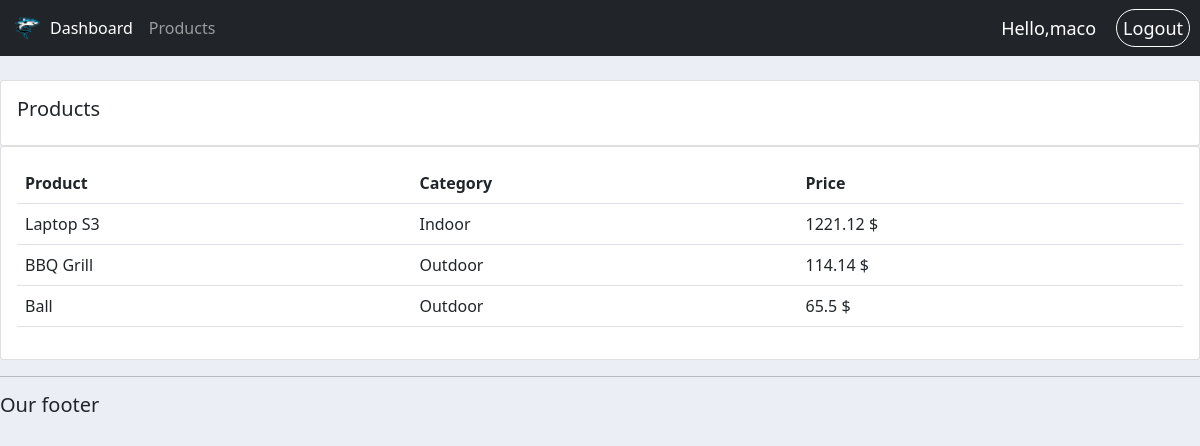
Screenshot of /products/ (signed in) with the database file from the repository.
### accounts/models.py (models this page shows, shortened)
class Product(models.Model):
	CATAGORY = (
			('Indoor', 'Indoor'),
			('Outdoor', 'Outdoor'),
		)
	name = models.CharField(max_length=200, null=True)
	price = models.FloatField(null=True)
	description = models.CharField(max_length=200, null=True, blank=True)
	date_created = models.DateTimeField(auto_now_add=True)
	category = models.CharField(max_length=200, null=True, choices=CATAGORY)
	tags = models.ManyToManyField(Tag)

### accounts/views.py (the view)
# urls.py: path('products/', views.products, name="products"),
@login_required(login_url='login')
def products(request):
	products = Product.objects.all()
	return render(request, 'accounts/products.html',{
			'products': products,
		})

### accounts/templates/accounts/products.html
{% extends 'accounts/main.html' %}
{% block content %}
<br>
<div class="row">
	<div class="col-md">
		<div class="card card-body">
			<h5>Products</h5>
		</div>
		<div class="card card-body">
			<table class="table">
				<tr>
					<th>Product</th>
					<th>Category</th>
					<th>Price</th>
				</tr>
				{% for product in products %}
					<tr>
						<td>{{product.name}}</td>
						<td>{{product.category}}</td>
						<td>{{product.price}} $</td>
					</tr>
				{% endfor%}
			</table>
		</div>
	</div>
</div>
{% endblock %}

### accounts/templates/accounts/navbar.html (shortened to what this page needs)
{% load static %}
<nav class="navbar navbar-expand-lg navbar-dark bg-dark">
  <div class="container-fluid">
    <img src="{% static 'images/logo.png' %}" id="logo">
    <div class="collapse navbar-collapse" id="navbarNav">
      <ul class="navbar-nav">
        <li class="nav-item">
          <a class="nav-link active" aria-current="page" href="{% url 'home' %}">Dashboard</a>
        </li>
        <li class="nav-item">
          <a class="nav-link" href="{% url 'products'%}">Products</a>
        </li>
      </ul>
    </div>
  </div>
  <span class='great-message'>Hello,{{request.user}} </span>
  <span><a class ="logout" href="{% url 'logout' %}"> Logout</a></span>
</nav>

### static/css/main.css (style rules this page uses)
#logo { width: 30px; height: auto; }
body { background: #ebeff5; }

### accounts/templates/accounts/navbar.html (style rules this page uses)
.great-message { color:white; font-size: 18px; padding-right: 20px; }
.logout { text-decoration: none; color:white; padding:6px; font-size: 18px; margin-right: 10px; border: 1px solid white; border-radius: 20px; }

### rows the page displays
Product: name "Laptop S3", category "Indoor", price "1221.12"
Product: name "BBQ Grill", category "Outdoor", price "114.14"
Product: name "Ball", category "Outdoor", price "65.5"

### other values shown
{{ request.user }} "maco"
